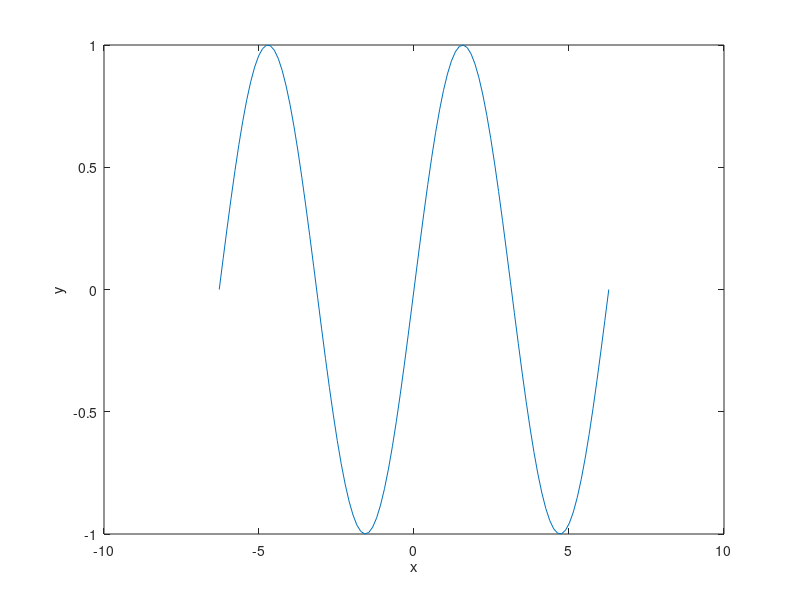

This figure's MATLAB source:
%%%%%%%%%%%%%%%%%%%%%%%%%%%%%%%%%%%%%%%%%%%%%%%%%%%%%%%%%%%%%%%%%%%%%%%%%%
% Assignment 1: Matlab Scavenger Hunt and HelloWorld
%
% Submitted by: tarun k singh
%
% Due: September 6, 2018
%
% Instructions: 

% There are two parts to this assignment. Part 1 deals with using the
% Matlab documentation to answer some questions or perform some tasks. Part
% 2 involves you writing your very first Matlab program!!

% Please write all of your responses in the following .mfile.
% If there are comments after the question (as in question 2) please 
% write your answer inside those comments. If there are not comments
% please write your answer with correct matlab syntax. 
%
%%%%%%%%%%%%%%%%%%%%%%%%%%%%%%%%%%%%%%%%%%%%%%%%%%%%%%%%%%%%%%%%%%%%%%%%%%

%%%%%%%%%%%%%%%%%%%%%%% Part 1  %%%%%%%%%%%%%%%%%%%%%%%%%%%%%%%%%%

% 1. Set the url of the matlab documentation to a variable called helpURL

helpURL = 'https://blackboard.ecu.edu/webapps/blackboard/execute/content/file?cmd=view&content_id=_10245747_1&course_id=_450155_1'

% 2. What does the command 'clear all' do?
%
% Answer: 'clear all' deletes all the variables already created 
%(including 'ans' variable). It works same as 'clear'
%
%


% 3. What function would you use to take the average of the following
% numbers [1 7 21 32 67 32453]? Store your answer in a variable called
% averageAnswer.



% 4. What command would you type to see a list of all installed toolboxes?
ver


% 5. What command would return a list of all of the available functions in 
% the image processing toolbox? 

% Answer: help images

% 6. On the line below figure, write a command to draw a graph of 
% x and y. 

x = linspace(-2*pi,2*pi);
y = sin(x);

figure
plot(x,y)
xlabel('x')
ylabel('y')

        %<- command goes here

        

% 7. Find a function that performs a statistical test you've seen used
% in a journal article (there are many possible answers to this). 

%
% Answer: 
%

% 8. What are the 2 major types of loops that MATLAB supports? What is the
% difference between them?

%
% Answer: "For" and "While" loops. The difference between the two is that
% in for loop we know beforehand how many times the loop will run vs while
% loop is dependent on a condition and loops until the condition turns
% false.
% 


% 9. What does NaN stand for? Give an example of when you would get NaN as
% an answer. 

%
% Answer: 
%


% 10. The following code snippet executes but contains an error (we don't
% get a useful answer). See if you can use the documentation to fix the 
% error to get the sum of the numbers in A. Do not change or remove 
% any of the values in A.

A = [1 2 3 2 1 NaN 1 2 3 NaN];
S = sum(A)


% 11. I used to love playing the game minesweeper. Is there a way that I
% could play a similar game on Matlab? Write the command that would launch
% the game if so. 



% 12. What happens if you type why and hit enter in the command window?
% Repeat this a few times and copy your result below (Make sure everything
% is commented out).

%
% Answer: 
%


%%%%%%%%%%%%%%%%%%%%%%%%%%  Part 2: Hello World %%%%%%%%%%%%%%%%%%%%%%%%%%

% Write some code that will print the string 'Hello World' to the screen. 
% There are several ways that you could do this. For an extra challenge, 
% make your program able to take text input from the user and output 
% whatever they input. (For ease of running and executing your solution,
% you should comment all the lines of code from Part 1. Just make sure you
% remove the comments before you submit.) 

%%% Enter the code for your program below this line

fprintf ('\n -----------------------')
fprintf ('\n Hello World \n')
msg = input ('Enter your message to the world: ','s');
fprintf ('Your message "%s" is sent to everyone! \n', msg)


%%%%% When you have completed everything, type the following two commands
%%%%% (without comments) into your command window. 

%%% load handel
%%% sound(y, Fs)